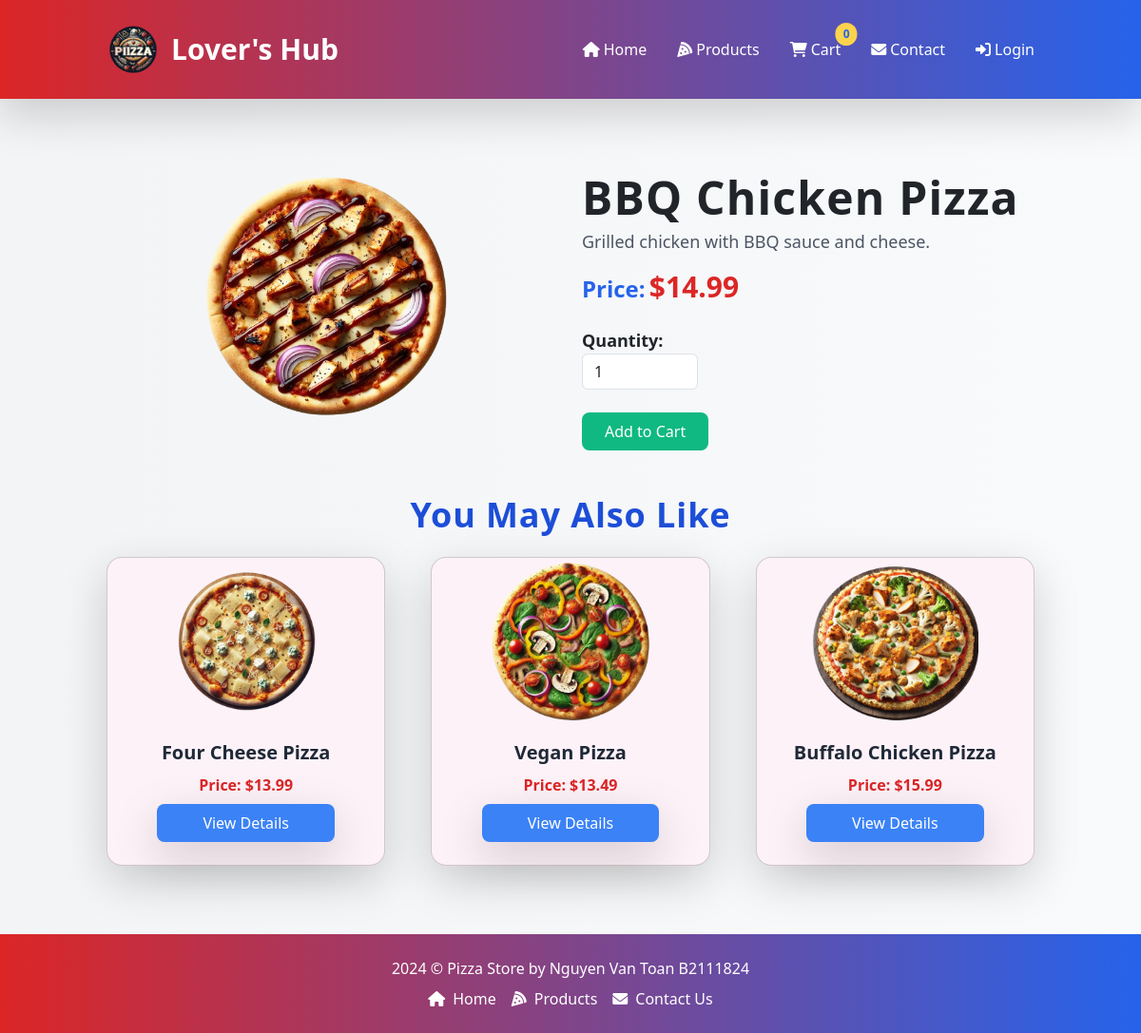
The app's page /index.php?page=product-detail&id=1 with its own data.
### tables this page shows
CREATE TABLE `products` (
  `id` int(11) NOT NULL,
  `name` varchar(100) NOT NULL,
  `description` text DEFAULT NULL,
  `price` decimal(10,2) NOT NULL,
  `image` varchar(255) DEFAULT NULL,
  `category_id` int(11) DEFAULT NULL,
  `created_at` timestamp NOT NULL DEFAULT current_timestamp(),
  `discount` decimal(10,2) DEFAULT NULL,
  `discount_end_time` timestamp NULL DEFAULT NULL
);

### controllers/productController.php (called while the page is built, shortened)
<?php
require_once '../models/Product.php';
class ProductController
{
  private $productModel;
  public function __construct($conn)
  {
    $this->productModel = new Product($conn);
  }
  public function getProductDetails($id)
  {
    return $this->productModel->getProductById($id);
  }
  public function getRandomProducts($limit = 3)
  {
    return $this->productModel->getRandomProducts($limit);
  }
}

### models/Product.php (called while the page is built, shortened)
<?php
class Product
{
    private $conn;
    private $table = 'products';
    public function __construct($db)
    {
        $this->conn = $db;
    }
    public function getProductById($id)
    {
        $query = "SELECT * FROM " . $this->table . " WHERE id = ?";
        $stmt = $this->conn->prepare($query);
        $stmt->execute([$id]);
        return $stmt->fetch(PDO::FETCH_ASSOC);
    }
    public function getRandomProducts($limit = 3)
    {
        $query = "SELECT * FROM " . $this->table . " ORDER BY RAND() LIMIT " . intval($limit);
        $stmt = $this->conn->prepare($query);
        $stmt->execute();
        return $stmt->fetchAll(PDO::FETCH_ASSOC);
    }
}

### pages/product-detail.php (the view, shortened to what this page needs)
<?php
$productController = new ProductController($conn);
$product_id = isset($_GET['id']) ? $_GET['id'] : null;
$product = $productController->getProductDetails($product_id);
?>
<div class="container my-5">
    <div class="row">
        <div class="col-md-6 flex justify-center items-center">
            <img src="/images/<?php echo htmlspecialchars($product['image']); ?>"
                class="w-3/5 h-auto mx-auto object-cover rounded-lg transition duration-500 ease-in-out transform hover:rotate-12 hover:scale-110"
                alt="<?php echo htmlspecialchars($product['name']); ?>">
        </div>
        <div class="col-md-6">
            <h1 class="mt-8 text-5xl font-extrabold text-black-700 tracking-wide mb-2"><?php echo htmlspecialchars($product['name']); ?></h1>
            <p class="text-lg text-gray-600 mb-3"><?php echo htmlspecialchars($product['description']); ?></p>
            <?php
            $currentDateTime = new DateTime();
            $discountEndTime = new DateTime($product['discount_end_time']);
            if ($product['discount'] > 0 && $discountEndTime >= $currentDateTime): ?>
                <p class="text-gray-600 line-through">
                    Original Price: $<?php echo htmlspecialchars($product['price']); ?>
                </p>
                <strong class="text-2xl font-semibold text-blue-600">Discounted Price:</strong>
                <span class="text-red-600 text-3xl font-bold">
                    $<?php echo htmlspecialchars($product['discount']); ?>
                </span>
            <?php else: ?>
                <strong class="text-2xl font-semibold text-blue-600 mb-4">Price:</strong>
                <span class="text-red-600 text-3xl font-bold">
                    $<?php echo htmlspecialchars($product['price']); ?>
                </span>
            <?php endif; ?>
            <form method="POST" class="add-to-cart-form" style="display:inline;">
                <div class="form-group mb-4">
                    <label for="quantity" class="text-lg font-semibold mt-4">Quantity:</label>
                    <input type="number" class="form-control w-25" id="quantity" name="quantity" value="1" min="1">
                </div>
                <button type="button" class="add-to-cart-button px-4 py-2 bg-green-500 text-white rounded-lg hover:bg-green-600 transition duration-300">Add to Cart</button>
            </form>
        </div>
    </div>
    <div class="related-products mt-5">
        <h2 class="text-center mt-8 text-4xl font-extrabold text-blue-700 tracking-wide">You May Also Like</h2>
        <div class="row">
            <?php
            $relatedProducts = $productController->getRandomProducts(3);
            foreach ($relatedProducts as $relatedProduct):
            ?>
                <div class="col-md-4 col-sm-6 p-4">
                    <div class="card h-full bg-pink-50 rounded-2xl shadow-lg transform hover:scale-105 transition-transform duration-300 ease-in-out">
                        <img class="w-3/5 h-auto mx-auto object-cover rounded-lg transition duration-500 ease-in-out transform hover:rotate-12 hover:scale-110"
                            src="/images/<?php echo htmlspecialchars($relatedProduct['image']); ?>"
                            alt="<?php echo htmlspecialchars($relatedProduct['name']); ?>">
                        <div class="card-body">
                            <h5 class="card-title text-xl font-bold text-gray-800 text-center"><?php echo htmlspecialchars($relatedProduct['name']); ?></h5>
                            <?php
                            $currentDateTime = new DateTime();
                            $discountEndTime = new DateTime($relatedProduct['discount_end_time']);
                            if ($relatedProduct['discount'] > 0 && $discountEndTime >= $currentDateTime): ?>
                                <p class="text-gray-500 text-center line-through">Original Price: $<?php echo htmlspecialchars($relatedProduct['price']); ?></p>
                                <p class="card-text text-center text-red-600 font-semibold">Discounted Price: $<?php echo htmlspecialchars($relatedProduct['discount']); ?></p>
                            <?php else: ?>
                                <p class="card-text text-center text-red-600 font-semibold">Price: $<?php echo htmlspecialchars($relatedProduct['price']); ?></p>
                            <?php endif; ?>
                            <div class="text-center mt-auto mb-2">
                                <button type="button" class="bg-blue-500 text-white mt-2 px-5 py-2 rounded-lg transition duration-300 hover:bg-blue-600 shadow-lg"
                                    onclick="window.location.href='/index.php?page=product-detail&id=<?php echo $relatedProduct['id']; ?>'">View Details</button>
                            </div>
                        </div>
                    </div>
                </div>
            <?php endforeach; ?>
        </div>
    </div>
</div>

### includes/header.php (style rules this page uses)
body { background: linear-gradient(to bottom right, rgba(255, 248, 235, 0.9), rgba(255, 210, 160, 0.6)); background-size: cover; font-family: 'Poppins', sans-serif; }

### records on screen
products: image (picture), name "BBQ Chicken Pizza", description "Grilled chicken with BBQ sauce and cheese.", price "14.99"
products: image (picture), name "Four Cheese Pizza", price "13.99"
products: image (picture), name "Vegan Pizza", price "13.49"
products: image (picture), name "Buffalo Chicken Pizza", price "15.99"

### other values on screen
$data['label'] "Home"
$data['label'] "Products"
$data['label'] "Cart"
$data['label'] "Contact"
$data['label'] "Contact Us"
